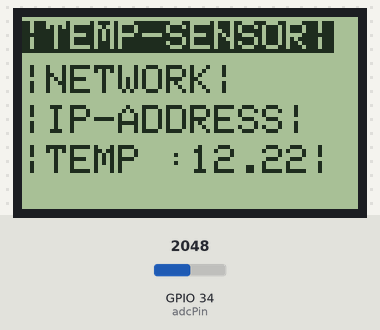
A sketch run on a simulated ESP32. Shown: 84×48 one-colour display. The inputs (shaded band) are chosen by the test bench; at power-on: GPIO 34 (adcPin) = 2048.

Above: at 2.2 s.
2.3 s: GPIO 34 (adcPin) set to 2866
At 4.1 s:
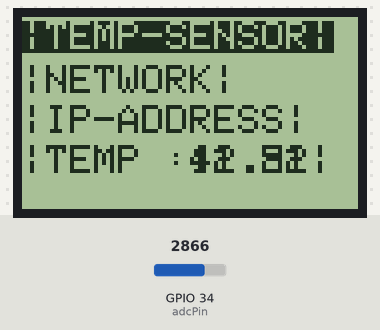
4.5 s: GPIO 34 (adcPin) set to 3603
At 6.3 s:
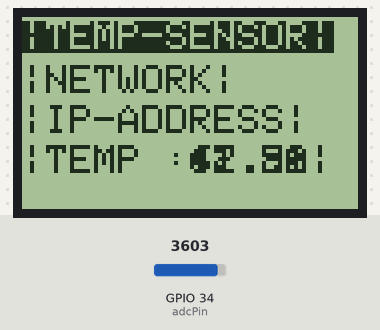
6.6 s: GPIO 34 (adcPin) set to 4095
At 7.7 s:
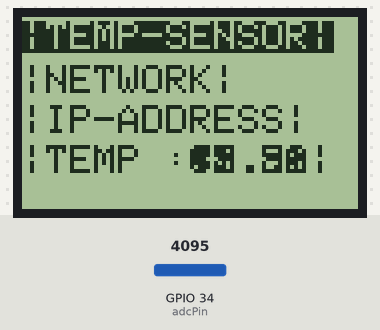
Timing chart, 0 to 9.6 s (numbered marks = the images above; inputs shaded):
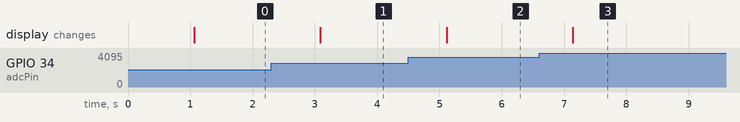

Measured:
- after the input at 2.3 s, the display: changes after 0.79 s (image 1)
- after the input at 4.5 s, the display: changes after 0.61 s (image 2)
- after the input at 6.6 s, the display: changes after 0.54 s (image 3)

The sketch:

Nokia_Esp32.ino
```cpp
#include <SPI.h>
#include <WiFiClientSecure.h>
#include <Adafruit_GFX.h>
#include <Adafruit_PCD8544.h>

/* Declare LCD object for SPI
 Adafruit_PCD8544(CLK,DIN,D/C,CE,RST); */
Adafruit_PCD8544 display = Adafruit_PCD8544(18, 23, 4, 15, 2);
int contrastValue = 60;
const int adcPin = 34;
int adcValue = 0;

void setup(){
  Serial.begin(9600);
  SPI.begin();
  display.begin();
  pinMode(LED_BUILTIN, OUTPUT);
  display.setContrast(contrastValue);
  display.clearDisplay();
  display.display();
  delay(1000);

}

void NETWORK(){
  const char* ssid     = "HUAWEI-FFAC";     // your network SSID (name of wifi network)
  const char* password = "B41D5H8811G"; // your network password
  Serial.print("Attempting to connect to SSID: ");
  Serial.println(ssid);
  WiFi.begin(ssid, password);

  // attempt to connect to Wifi network:
  while (WiFi.status() != WL_CONNECTED) {
    Serial.print(".");
    digitalWrite(LED_BUILTIN, LOW);
    // wait 1 second for re-trying
    delay(1000);
  }
  Serial.print("\nConnected to ");
  Serial.println(ssid);
}


float TEMPERATURE(){
  float average, temperature, voltage = 0;
  int ADC_VALUE;
  for(int i = 0 ; i < 50 ; i-=-1){
      ADC_VALUE =  analogRead(adcPin);
      average = average + ADC_VALUE;
    }
    voltage = (average / 50)*(3.3/4096);
    temperature  = (voltage -1.375)/0.0225;
    return temperature;

  }

void SERVER(){
    NETWORK();
    while (WiFi.status() == WL_CONNECTED) {
          digitalWrite(LED_BUILTIN, HIGH);
    }
  }

void DISPLAY_LCD(){
  display.setTextColor(WHITE, BLACK);
  display.setCursor(0,1);
  display.setTextSize(1);
  display.println("|TEMP-SENSOR|");
  display.setTextSize(1);
  display.setTextColor(BLACK);
  display.setCursor(0, 12);
  display.println("|NETWORK|");
  display.setCursor(0,22);
  display.println("|IP-ADDRESS|");
  display.setCursor(0,32);
  display.println("|TEMP :"+String(TEMPERATURE())+"|");
  display.display();
  delay(2000);
  display.setCursor(0,32);
  display.println("               ");
}


void loop(){
  TEMPERATURE();
  DISPLAY_LCD();
}
```
